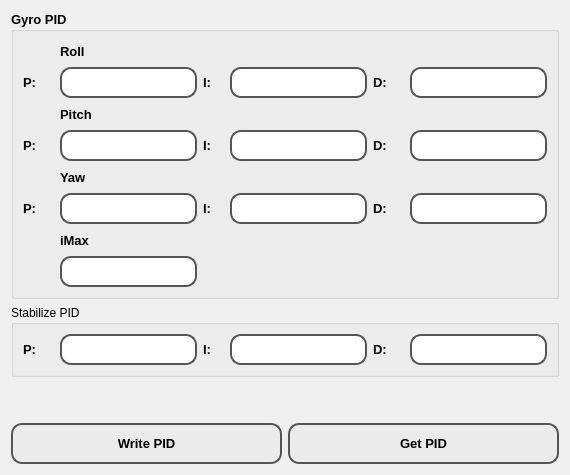
      <widget class="QWidget" name="PidPage">
       <layout class="QGridLayout" name="gridLayout">
        <item row="3" column="0">
         <layout class="QHBoxLayout" name="horizontalLayout_2">
          <item>
           <widget class="QPushButton" name="writePidButton">
            <property name="minimumSize">
             <size>
              <width>94</width>
              <height>41</height>
             </size>
            </property>
            <property name="font">
             <font>
              <pointsize>10</pointsize>
              <weight>75</weight>
              <bold>true</bold>
             </font>
            </property>
            <property name="styleSheet">
             <string notr="true">QPushButton {
background-color: rgb(235, 235, 235);
border: 2px solid #555;
border-radius: 11px;
padding: 5px;
background: qradialgradient(cx: 0.3, cy: -0.4,
fx: 0.3, fy: -0.4,
radius: 1.35, stop: 0 #fff, stop: 1 #888);
min-width: 80px;
}</string>
            </property>
            <property name="text">
             <string>Write PID</string>
            </property>
           </widget>
          </item>
          <item>
           <widget class="QPushButton" name="getPidButton">
            <property name="minimumSize">
             <size>
              <width>94</width>
              <height>41</height>
             </size>
            </property>
            <property name="font">
             <font>
              <pointsize>10</pointsize>
              <weight>75</weight>
              <bold>true</bold>
             </font>
            </property>
            <property name="styleSheet">
             <string notr="true">QPushButton {
background-color: rgb(235, 235, 235);
border: 2px solid #555;
border-radius: 11px;
padding: 5px;
background: qradialgradient(cx: 0.3, cy: -0.4,
fx: 0.3, fy: -0.4,
radius: 1.35, stop: 0 #fff, stop: 1 #888);
min-width: 80px;
}</string>
            </property>
            <property name="text">
             <string>Get PID</string>
            </property>
           </widget>
          </item>
         </layout>
        </item>
        <item row="1" column="0">
         <widget class="QGroupBox" name="groupBox_2">
          <property name="title">
           <string>Stabilize PID</string>
          </property>
          <layout class="QGridLayout" name="gridLayout_5">
           <item row="0" column="0">
            <layout class="QHBoxLayout" name="horizontalLayout">
             <item>
              <widget class="QLabel" name="label_38">
               <property name="minimumSize">
                <size>
                 <width>31</width>
                 <height>21</height>
                </size>
               </property>
               <property name="font">
                <font>
                 <pointsize>10</pointsize>
                 <weight>75</weight>
                 <bold>true</bold>
                </font>
               </property>
               <property name="text">
                <string>P:</string>
               </property>
              </widget>
             </item>
             <item>
              <widget class="QLineEdit" name="stabilizePidP">
               <property name="minimumSize">
                <size>
                 <width>74</width>
                 <height>31</height>
                </size>
               </property>
               <property name="font">
                <font>
                 <pointsize>10</pointsize>
                 <weight>75</weight>
                 <bold>true</bold>
                </font>
               </property>
               <property name="styleSheet">
                <string notr="true">QLineEdit{
background-color: rgb(255, 255, 255);
border: 2px solid #555;
border-radius: 11px;
padding: 5px;

}</string>
               </property>
              </widget>
             </item>
             <item>
              <widget class="QLabel" name="label_39">
               <property name="minimumSize">
                <size>
                 <width>21</width>
                 <height>21</height>
                </size>
               </property>
               <property name="font">
                <font>
                 <pointsize>10</pointsize>
                 <weight>75</weight>
                 <bold>true</bold>
                </font>
               </property>
               <property name="text">
                <string>I:</string>
               </property>
              </widget>
             </item>
             <item>
              <widget class="QLineEdit" name="stabilizePidI">
               <property name="minimumSize">
                <size>
                 <width>75</width>
                 <height>31</height>
                </size>
               </property>
               <property name="font">
                <font>
                 <pointsize>10</pointsize>
                 <weight>75</weight>
                 <bold>true</bold>
                </font>
               </property>
               <property name="styleSheet">
                <string notr="true">QLineEdit{
background-color: rgb(255, 255, 255);
border: 2px solid #555;
border-radius: 11px;
padding: 5px;

}</string>
               </property>
              </widget>
             </item>
             <item>
              <widget class="QLabel" name="label_37">
               <property name="minimumSize">
                <size>
                 <width>31</width>
                 <height>21</height>
                </size>
               </property>
               <property name="font">
                <font>
                 <pointsize>10</pointsize>
                 <weight>75</weight>
                 <bold>true</bold>
                </font>
               </property>
               <property name="text">
                <string>D:</string>
               </property>
              </widget>
             </item>
             <item>
              <widget class="QLineEdit" name="stabilizePidD">
               <property name="minimumSize">
                <size>
                 <width>74</width>
                 <height>31</height>
                </size>
               </property>
               <property name="font">
                <font>
                 <pointsize>10</pointsize>
                 <weight>75</weight>
                 <bold>true</bold>
                </font>
               </property>
               <property name="styleSheet">
                <string notr="true">QLineEdit{
background-color: rgb(255, 255, 255);
border: 2px solid #555;
border-radius: 11px;
padding: 5px;

}</string>
               </property>
              </widget>
             </item>
            </layout>
           </item>
          </layout>
         </widget>
        </item>
        <item row="0" column="0">
         <widget class="QGroupBox" name="groupBox">
          <property name="font">
           <font>
            <pointsize>10</pointsize>
            <weight>75</weight>
            <bold>true</bold>
           </font>
          </property>
          <property name="title">
           <string>Gyro PID</string>
          </property>
          <layout class="QGridLayout" name="gridLayout_4">
           <item row="0" column="0">
            <layout class="QGridLayout" name="gridLayout_3">
             <item row="0" column="1">
              <widget class="QLabel" name="label_25">
               <property name="minimumSize">
                <size>
                 <width>31</width>
                 <height>20</height>
                </size>
               </property>
               <property name="font">
                <font>
                 <pointsize>10</pointsize>
                 <weight>75</weight>
                 <bold>true</bold>
                </font>
               </property>
               <property name="text">
                <string>Roll</string>
               </property>
              </widget>
             </item>
             <item row="1" column="0">
              <widget class="QLabel" name="label_28">
               <property name="minimumSize">
                <size>
                 <width>31</width>
                 <height>21</height>
                </size>
               </property>
               <property name="font">
                <font>
                 <pointsize>10</pointsize>
                 <weight>75</weight>
                 <bold>true</bold>
                </font>
               </property>
               <property name="text">
                <string>P:</string>
               </property>
              </widget>
             </item>
             <item row="1" column="1">
              <widget class="QLineEdit" name="rollPidkP">
               <property name="minimumSize">
                <size>
                 <width>71</width>
                 <height>31</height>
                </size>
               </property>
               <property name="font">
                <font>
                 <pointsize>10</pointsize>
                 <weight>75</weight>
                 <bold>true</bold>
                </font>
               </property>
               <property name="styleSheet">
                <string notr="true">QLineEdit{
background-color: rgb(255, 255, 255);
border: 2px solid #555;
border-radius: 11px;
padding: 5px;

}</string>
               </property>
              </widget>
             </item>
             <item row="1" column="2">
              <widget class="QLabel" name="label_29">
               <property name="minimumSize">
                <size>
                 <width>21</width>
                 <height>21</height>
                </size>
               </property>
               <property name="font">
                <font>
                 <pointsize>10</pointsize>
                 <weight>75</weight>
                 <bold>true</bold>
                </font>
               </property>
               <property name="text">
                <string>I:</string>
               </property>
              </widget>
             </item>
             <item row="1" column="3">
              <widget class="QLineEdit" name="rollPidkI">
               <property name="minimumSize">
                <size>
                 <width>81</width>
                 <height>31</height>
                </size>
               </property>
               <property name="font">
                <font>
                 <pointsize>10</pointsize>
                 <weight>75</weight>
                 <bold>true</bold>
                </font>
               </property>
               <property name="styleSheet">
                <string notr="true">QLineEdit{
background-color: rgb(255, 255, 255);
border: 2px solid #555;
border-radius: 11px;
padding: 5px;

}</string>
               </property>
              </widget>
             </item>
             <item row="1" column="4">
              <widget class="QLabel" name="label_30">
               <property name="minimumSize">
                <size>
                 <width>31</width>
                 <height>21</height>
                </size>
               </property>
               <property name="font">
                <font>
                 <pointsize>10</pointsize>
                 <weight>75</weight>
                 <bold>true</bold>
                </font>
               </property>
               <property name="text">
                <string>D:</string>
               </property>
              </widget>
             </item>
             <item row="1" column="5">
              <widget class="QLineEdit" name="rollPidkD">
               <property name="minimumSize">
                <size>
                 <width>81</width>
                 <height>31</height>
                </size>
               </property>
               <property name="font">
                <font>
                 <pointsize>10</pointsize>
                 <weight>75</weight>
                 <bold>true</bold>
                </font>
               </property>
               <property name="styleSheet">
                <string notr="true">QLineEdit{
background-color: rgb(255, 255, 255);
border: 2px solid #555;
border-radius: 11px;
padding: 5px;

}</string>
               </property>
              </widget>
             </item>
             <item row="2" column="1">
              <widget class="QLabel" name="label_26">
               <property name="minimumSize">
                <size>
                 <width>41</width>
                 <height>20</height>
                </size>
               </property>
               <property name="font">
                <font>
                 <pointsize>10</pointsize>
                 <weight>75</weight>
                 <bold>true</bold>
                </font>
               </property>
               <property name="text">
                <string>Pitch</string>
               </property>
              </widget>
             </item>
             <item row="3" column="0">
              <widget class="QLabel" name="label_31">
               <property name="minimumSize">
                <size>
                 <width>31</width>
                 <height>21</height>
                </size>
               </property>
               <property name="font">
                <font>
                 <pointsize>10</pointsize>
                 <weight>75</weight>
                 <bold>true</bold>
                </font>
               </property>
               <property name="text">
                <string>P:</string>
               </property>
              </widget>
             </item>
             <item row="3" column="1">
              <widget class="QLineEdit" name="pitchPidkP">
               <property name="minimumSize">
                <size>
                 <width>74</width>
                 <height>31</height>
                </size>
               </property>
               <property name="font">
                <font>
                 <pointsize>10</pointsize>
                 <weight>75</weight>
                 <bold>true</bold>
                </font>
               </property>
               <property name="styleSheet">
                <string notr="true">QLineEdit{
background-color: rgb(255, 255, 255);
border: 2px solid #555;
border-radius: 11px;
padding: 5px;

}</string>
               </property>
              </widget>
             </item>
             <item row="3" column="2">
              <widget class="QLabel" name="label_33">
               <property name="minimumSize">
                <size>
                 <width>21</width>
                 <height>21</height>
                </size>
               </property>
               <property name="font">
                <font>
                 <pointsize>10</pointsize>
                 <weight>75</weight>
                 <bold>true</bold>
                </font>
               </property>
               <property name="text">
                <string>I:</string>
               </property>
              </widget>
             </item>
             <item row="3" column="3">
              <widget class="QLineEdit" name="pitchPidkI">
               <property name="minimumSize">
                <size>
                 <width>81</width>
                 <height>31</height>
                </size>
               </property>
               <property name="font">
                <font>
                 <pointsize>10</pointsize>
                 <weight>75</weight>
                 <bold>true</bold>
                </font>
               </property>
               <property name="styleSheet">
                <string notr="true">QLineEdit{
background-color: rgb(255, 255, 255);
border: 2px solid #555;
border-radius: 11px;
padding: 5px;

}</string>
               </property>
              </widget>
             </item>
             <item row="3" column="4">
              <widget class="QLabel" name="label_35">
               <property name="minimumSize">
                <size>
                 <width>31</width>
                 <height>21</height>
                </size>
               </property>
               <property name="font">
                <font>
                 <pointsize>10</pointsize>
                 <weight>75</weight>
                 <bold>true</bold>
                </font>
               </property>
               <property name="text">
                <string>D:</string>
               </property>
              </widget>
             </item>
             <item row="3" column="5">
              <widget class="QLineEdit" name="pitchPidkD">
               <property name="minimumSize">
                <size>
                 <width>81</width>
                 <height>31</height>
                </size>
               </property>
               <property name="font">
                <font>
                 <pointsize>10</pointsize>
                 <weight>75</weight>
                 <bold>true</bold>
                </font>
               </property>
               <property name="styleSheet">
                <string notr="true">QLineEdit{
background-color: rgb(255, 255, 255);
border: 2px solid #555;
border-radius: 11px;
padding: 5px;

}</string>
               </property>
              </widget>
             </item>
             <item row="4" column="1">
              <widget class="QLabel" name="label_27">
               <property name="minimumSize">
                <size>
                 <width>41</width>
                 <height>20</height>
                </size>
               </property>
               <property name="font">
                <font>
                 <pointsize>10</pointsize>
                 <weight>75</weight>
                 <bold>true</bold>
                </font>
               </property>
               <property name="text">
                <string>Yaw</string>
               </property>
              </widget>
             </item>
             <item row="5" column="0">
              <widget class="QLabel" name="label_32">
               <property name="minimumSize">
                <size>
                 <width>31</width>
                 <height>21</height>
                </size>
               </property>
               <property name="font">
                <font>
                 <pointsize>10</pointsize>
                 <weight>75</weight>
                 <bold>true</bold>
                </font>
               </property>
               <property name="text">
                <string>P:</string>
               </property>
              </widget>
             </item>
             <item row="5" column="1">
              <widget class="QLineEdit" name="yawPidkP">
               <property name="minimumSize">
                <size>
                 <width>74</width>
                 <height>31</height>
                </size>
               </property>
               <property name="font">
                <font>
                 <pointsize>10</pointsize>
                 <weight>75</weight>
                 <bold>true</bold>
                </font>
               </property>
               <property name="styleSheet">
                <string notr="true">QLineEdit{
background-color: rgb(255, 255, 255);
border: 2px solid #555;
border-radius: 11px;
padding: 5px;

}</string>
               </property>
              </widget>
             </item>
             <item row="5" column="2">
              <widget class="QLabel" name="label_34">
               <property name="minimumSize">
                <size>
                 <width>21</width>
                 <height>21</height>
                </size>
               </property>
               <property name="font">
                <font>
                 <pointsize>10</pointsize>
                 <weight>75</weight>
                 <bold>true</bold>
                </font>
               </property>
               <property name="text">
                <string>I:</string>
               </property>
              </widget>
             </item>
             <item row="5" column="3">
              <widget class="QLineEdit" name="yawPidkI">
               <property name="minimumSize">
                <size>
                 <width>75</width>
                 <height>31</height>
                </size>
               </property>
               <property name="font">
                <font>
                 <pointsize>10</pointsize>
                 <weight>75</weight>
                 <bold>true</bold>
                </font>
               </property>
               <property name="styleSheet">
                <string notr="true">QLineEdit{
background-color: rgb(255, 255, 255);
border: 2px solid #555;
border-radius: 11px;
padding: 5px;

}</string>
               </property>
              </widget>
             </item>
             <item row="5" column="4">
              <widget class="QLabel" name="label_36">
               <property name="minimumSize">
                <size>
                 <width>31</width>
                 <height>21</height>
                </size>
               </property>
               <property name="font">
                <font>
                 <pointsize>10</pointsize>
                 <weight>75</weight>
                 <bold>true</bold>
                </font>
               </property>
               <property name="text">
                <string>D:</string>
               </property>
              </widget>
             </item>
             <item row="5" column="5">
              <widget class="QLineEdit" name="yawPidkD">
               <property name="minimumSize">
                <size>
                 <width>74</width>
                 <height>31</height>
                </size>
               </property>
               <property name="font">
                <font>
                 <pointsize>10</pointsize>
                 <weight>75</weight>
                 <bold>true</bold>
                </font>
               </property>
               <property name="styleSheet">
                <string notr="true">QLineEdit{
background-color: rgb(255, 255, 255);
border: 2px solid #555;
border-radius: 11px;
padding: 5px;

}</string>
               </property>
              </widget>
             </item>
             <item row="6" column="1">
              <widget class="QLabel" name="label_23">
               <property name="minimumSize">
                <size>
                 <width>41</width>
                 <height>20</height>
                </size>
               </property>
               <property name="font">
                <font>
                 <pointsize>10</pointsize>
                 <weight>75</weight>
                 <bold>true</bold>
                </font>
               </property>
               <property name="text">
                <string>iMax</string>
               </property>
               <property name="alignment">
                <set>Qt::AlignLeading|Qt::AlignLeft|Qt::AlignVCenter</set>
               </property>
              </widget>
             </item>
             <item row="7" column="1">
              <widget class="QLineEdit" name="PidiMax">
               <property name="minimumSize">
                <size>
                 <width>74</width>
                 <height>31</height>
                </size>
               </property>
               <property name="font">
                <font>
                 <pointsize>10</pointsize>
                 <weight>75</weight>
                 <bold>true</bold>
                </font>
               </property>
               <property name="styleSheet">
                <string notr="true">QLineEdit{
background-color: rgb(255, 255, 255);
border: 2px solid #555;
border-radius: 11px;
padding: 5px;

}</string>
               </property>
              </widget>
             </item>
            </layout>
           </item>
          </layout>
         </widget>
        </item>
        <item row="2" column="0">
         <spacer name="verticalSpacer">
          <property name="orientation">
           <enum>Qt::Vertical</enum>
          </property>
          <property name="sizeHint" stdset="0">
           <size>
            <width>20</width>
            <height>40</height>
           </size>
          </property>
         </spacer>
        </item>
       </layout>
       <zorder>groupBox</zorder>
       <zorder>groupBox_2</zorder>
       <zorder>verticalSpacer</zorder>
      </widget>
